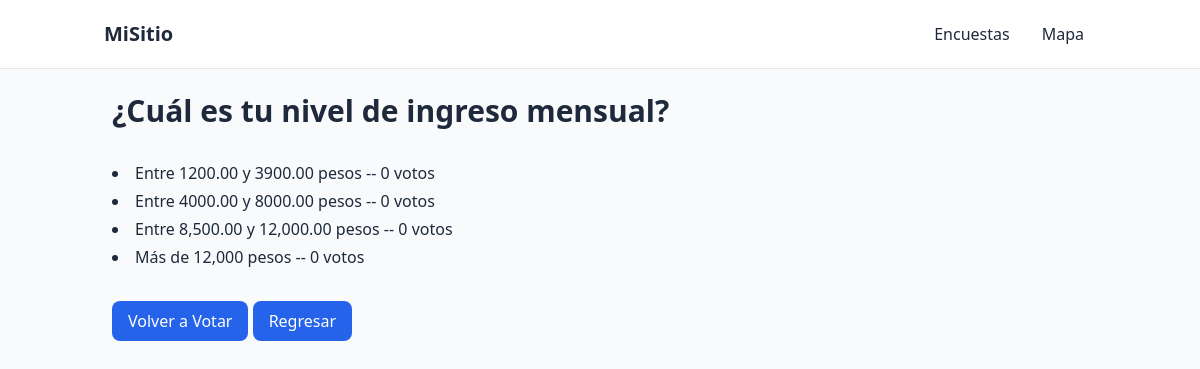
/polls/3/resultado/, run on an earlier commit of the app's database.
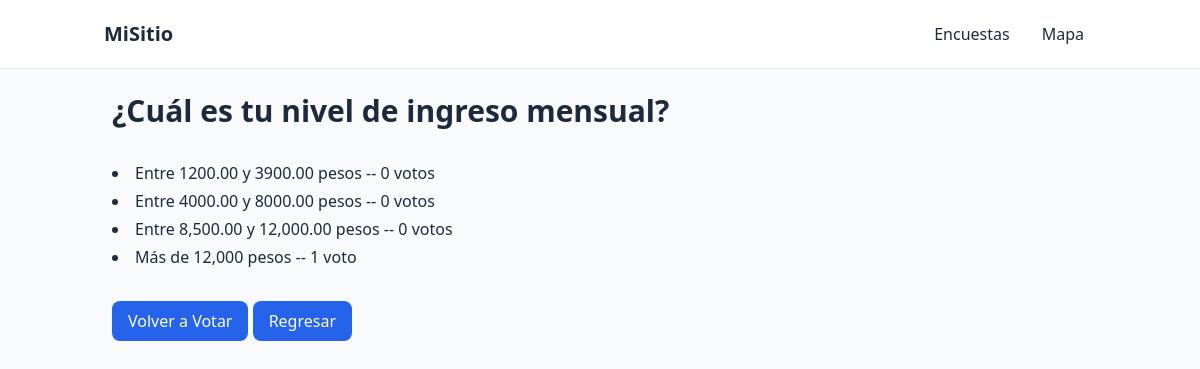
And on a later commit of the database.
### polls/models.py (models this page shows, shortened)
class Respuesta(models.Model):
    pregunta = models.ForeignKey(Pregunta, on_delete=models.CASCADE)
    respuesta_ds = models.CharField(max_length= 200)
    votos = models.IntegerField(default=0)

### polls/views.py (the view)
# urls.py: path("<int:pregunta_id>/resultado/", views.resultado, name="resultado"),
def resultado(request, pregunta_id):
    pregunta = get_object_or_404(Pregunta, pk=pregunta_id)
    return render(request, "polls/resultado.html",{"pregunta":pregunta})

### polls/templates/polls/resultado.html (shortened to what this page needs)
{% extends "base.html" %}
{% block content %}
<section>
    <h1 class="text-3xl font-bold pb-8">{{pregunta.pregunta_ds}}</h1>
    <ul class="max-w-md space-y-1  list-disc list-inside dark:text-blue-950 pb-8">
        {%for respuesta in pregunta.respuesta_set.all%}
            <li>{{respuesta.respuesta_ds}} -- {{respuesta.votos}} voto{{respuesta.votos|pluralize}}</li>
        {%endfor%}
    </ul>
    <a class="inline-flex items-center rounded-lg bg-blue-600 px-4 py-2 font-medium text-white hover:bg-blue-700 "
       href="{%url 'polls:detalle' pregunta.id %}">Volver a Votar</a>
    <a class="inline-flex items-center rounded-lg bg-blue-600 px-4 py-2 font-medium text-white hover:bg-blue-700 "
       href="{%url 'polls:inicio' %}">Regresar</a>
</section>
{% endblock %}

What changed in the data, as far as the page shows it:
changed Respuesta "Más de 12,000 pesos": votos "0" → "1"
